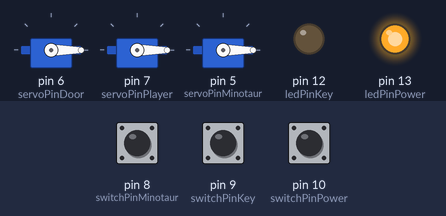
Bench run of a sketch on a simulated Arduino Uno, built with avr-gcc and run on an emulated ATmega328P. On the bench: 3 × servo, output pins drawn as LEDs (lit = HIGH). The test bench sets the inputs (shaded band); at power-on: pin 8 (switchPinMinotaur) LOW, pin 10 (switchPinPower) HIGH, pin 9 (switchPinKey) LOW.

Above: at 1.2 s.
1.3 s: pin 8 (switchPinMinotaur) pulled HIGH for 0.15 s
At 2.5 s:
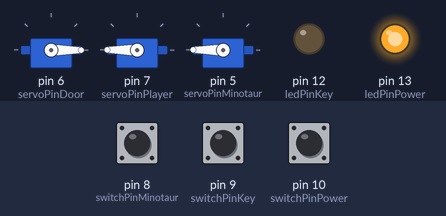
3.0 s: pin 10 (switchPinPower) pulled LOW for 0.15 s
At 4.2 s:
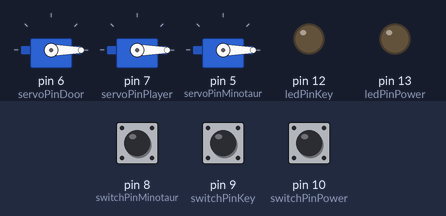
5.2 s: pin 10 (switchPinPower) pulled LOW for 1 s
At 7.7 s:
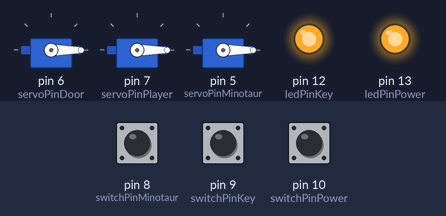
8.1 s: pin 9 (switchPinKey) pulled HIGH for 0.15 s
At 9.3 s:
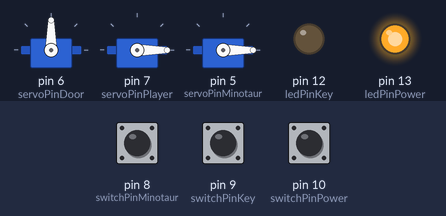
9.7 s: pin 8 (switchPinMinotaur) pulled HIGH for 1 s
At 11.3 s:
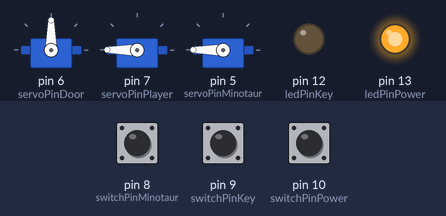
12.2 s: pin 10 (switchPinPower) pulled LOW for 3.2 s
At 15.85 s:
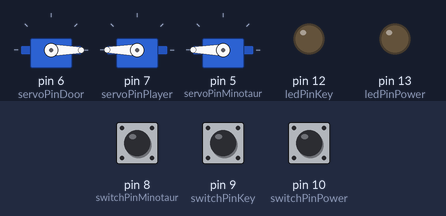
Timing chart, 0 to 17.5 s (numbered marks = the images above; inputs shaded):
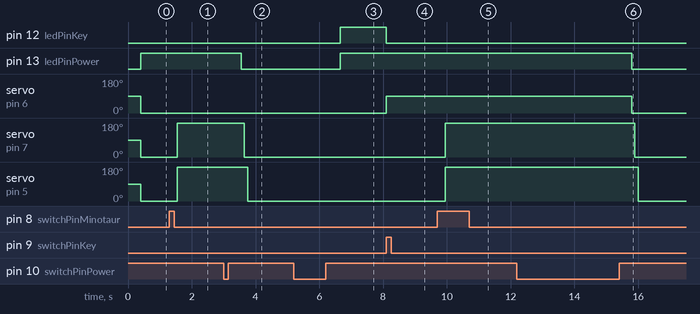

The sketch:

Box_Controller.ino
```cpp
class StateChange{
  private:
    int buttonPin, ledPin, buttonPushCounter, buttonState, lastButtonState;

  public:
    StateChange(int bp, int lp){
      buttonPin = bp;
      ledPin = lp;
      pinMode(buttonPin, INPUT);
      pinMode(ledPin, OUTPUT);
      buttonPushCounter = 0;
      buttonState = 0;
      lastButtonState= 0;
    }
    void start(){
      digitalWrite(ledPin, LOW);
    }
    void looping(){
      buttonState = digitalRead(buttonPin);
      if (buttonState != lastButtonState) {
        if (buttonState == HIGH) {
          delay(400);
          buttonPushCounter++;
          //Serial.println("on");
          //Serial.print("number of button pushes:  ");
        //  Serial.println(buttonPushCounter);
        }
        else {
      //    Serial.println("off");
        }
      }
      lastButtonState = buttonState;

      if (buttonPushCounter % 2 == 1) {
        digitalWrite(ledPin, HIGH);
      } else {
       digitalWrite(ledPin, LOW);
      }
    }

};

#include <Servo.h>

const int ledPinPower = 13;
const int ledPinKey = 12;

const int switchPinPower = 10;
const int switchPinKey = 9;
const int switchPinMinotaur = 8;

const int servoPinPlayer = 7;
const int servoPinDoor = 6;
const int servoPinMinotaur = 5;

bool isGameOn, isKeyTaken, isMinotaurDead;
int ledStateKey, servoStateDoor, servoStatePlayer, servoStateMinotaur;
Servo servoDoor, servoPlayer, servoMinotaur;
StateChange power(switchPinPower, ledPinPower);


void setup() {
  // put your setup code here, to run once:
  Serial.begin(9600);
  pinMode(ledPinKey, OUTPUT);

  pinMode(switchPinKey, INPUT);
  pinMode(switchPinMinotaur, INPUT);

  servoDoor.attach(servoPinDoor);
  servoPlayer.attach(servoPinPlayer);
  servoMinotaur.attach(servoPinMinotaur);

  void start();
}

void start(){
  power.start();


  isGameOn = false;
  isMinotaurDead = false;
  isKeyTaken = false;

  ledStateKey = HIGH;

  servoStateDoor = 0;
  servoStatePlayer = 0;
  servoStateMinotaur = 0;
}

void loop() {
  // put your main code here, to run repeatedly:
  power.looping();

  if(digitalRead(ledPinPower) == LOW){
    //Serial.println("the round has not began");
    start();
  }
  else{
    isGameOn = true;
    //player goes up to the key
    if(digitalRead(switchPinKey) == HIGH && isKeyTaken == false){
      isKeyTaken = true;
      ledStateKey = LOW;
      // servo to open door activate
      servoStateDoor = 90;
    }

    if(digitalRead(switchPinMinotaur) == HIGH && isMinotaurDead == false){
      isMinotaurDead = true;
      servoStatePlayer = 180;
      delay(250);
      servoStateMinotaur = 180;
    }
  }

  if(isGameOn == true){
    digitalWrite(ledPinKey, ledStateKey);
    servoDoor.write(servoStateDoor);
    servoPlayer.write(servoStatePlayer);
    servoMinotaur.write(servoStateMinotaur);
  }
  else{
    digitalWrite(ledPinKey, LOW);
    servoDoor.write(0);
    delay(100);
    servoPlayer.write(0);
    delay(100);
    servoMinotaur.write(0);
    delay(100);
  }
}
```

Measured:
- after the input at 1.3 s, servo on pin 7 (servoPinPlayer), servo on pin 5 (servoPinMinotaur): 0° → 180° after 0.25 s
- after the input at 3.0 s, pin 13 (ledPinPower): HIGH → LOW after 0.55 s; servo on pin 7 (servoPinPlayer): 180° → 0° after 0.65 s; servo on pin 5 (servoPinMinotaur): 180° → 0° after 0.75 s
- after the input at 5.2 s, pin 12 (ledPinKey), pin 13 (ledPinPower): LOW → HIGH after 1.5 s
- after the input at 8.1 s, pin 12 (ledPinKey): HIGH → LOW at once; servo on pin 6 (servoPinDoor): 0° → 90° at once
- after the input at 9.7 s, servo on pin 7 (servoPinPlayer), servo on pin 5 (servoPinMinotaur): 0° → 180° after 0.25 s
- after the input at 12.2 s, pin 13 (ledPinPower): HIGH → LOW after 3.6 s; servo on pin 6 (servoPinDoor): 90° → 0° after 3.6 s; servo on pin 7 (servoPinPlayer): 180° → 0° after 3.7 s; servo on pin 5 (servoPinMinotaur): 180° → 0° after 3.8 s
